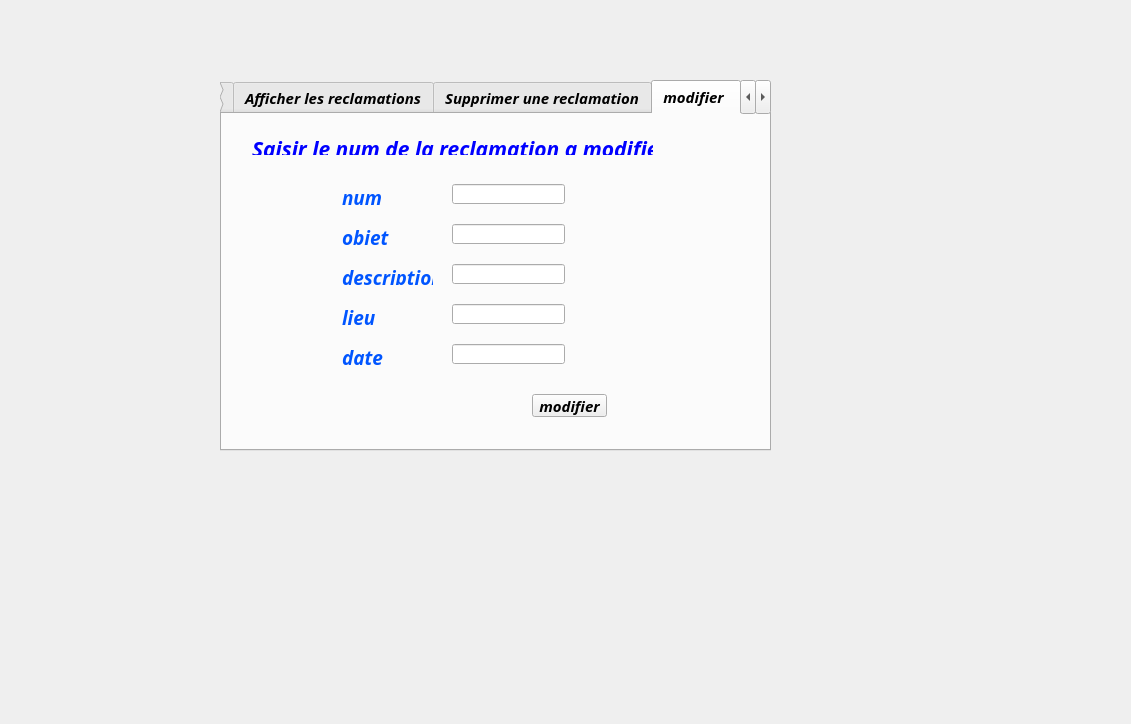
<?xml version="1.0" encoding="UTF-8"?>
<ui version="4.0">
 <class>malek</class>
 <widget class="QDialog" name="malek">
  <property name="geometry">
   <rect>
    <x>0</x>
    <y>0</y>
    <width>1131</width>
    <height>724</height>
   </rect>
  </property>
  <property name="windowTitle">
   <string>Dialog</string>
  </property>
  <widget class="QStackedWidget" name="stackedWidget_2">
   <property name="geometry">
    <rect>
     <x>110</x>
     <y>70</y>
     <width>941</width>
     <height>511</height>
    </rect>
   </property>
   <property name="palette">
    <palette>
     <active>
      <colorrole role="Link">
       <brush brushstyle="SolidPattern">
        <color alpha="255">
         <red>0</red>
         <green>0</green>
         <blue>255</blue>
        </color>
       </brush>
      </colorrole>
     </active>
     <inactive>
      <colorrole role="Link">
       <brush brushstyle="SolidPattern">
        <color alpha="255">
         <red>170</red>
         <green>0</green>
         <blue>0</blue>
        </color>
       </brush>
      </colorrole>
     </inactive>
     <disabled>
      <colorrole role="Link">
       <brush brushstyle="SolidPattern">
        <color alpha="255">
         <red>0</red>
         <green>0</green>
         <blue>255</blue>
        </color>
       </brush>
      </colorrole>
     </disabled>
    </palette>
   </property>
   <property name="font">
    <font>
     <family>Neue Haas Grotesk Text Pro</family>
     <pointsize>11</pointsize>
     <weight>75</weight>
     <italic>true</italic>
     <bold>true</bold>
    </font>
   </property>
   <property name="currentIndex">
    <number>0</number>
   </property>
   <widget class="QWidget" name="stackedWidget_2Page2">
    <widget class="QLabel" name="labell">
     <property name="geometry">
      <rect>
       <x>16</x>
       <y>-38</y>
       <width>981</width>
       <height>591</height>
      </rect>
     </property>
     <property name="text">
      <string/>
     </property>
    </widget>
    <widget class="QTabWidget" name="tabWidget">
     <property name="geometry">
      <rect>
       <x>110</x>
       <y>10</y>
       <width>551</width>
       <height>371</height>
      </rect>
     </property>
     <property name="currentIndex">
      <number>3</number>
     </property>
     <widget class="QWidget" name="tab">
      <attribute name="title">
       <string>Ajouter une reclamation</string>
      </attribute>
      <widget class="QLabel" name="label">
       <property name="geometry">
        <rect>
         <x>40</x>
         <y>110</y>
         <width>61</width>
         <height>31</height>
        </rect>
       </property>
       <property name="text">
        <string>&lt;html&gt;&lt;head/&gt;&lt;body&gt;&lt;p&gt;&lt;span style=&quot; font-size:14pt; color:#0055ff;&quot;&gt;objet&lt;/span&gt;&lt;/p&gt;&lt;p&gt;&lt;span style=&quot; font-size:14pt; color:#0055ff;&quot;&gt;&lt;br/&gt;&lt;/span&gt;&lt;/p&gt;&lt;/body&gt;&lt;/html&gt;</string>
       </property>
      </widget>
      <widget class="QLabel" name="label_2">
       <property name="geometry">
        <rect>
         <x>40</x>
         <y>50</y>
         <width>51</width>
         <height>21</height>
        </rect>
       </property>
       <property name="text">
        <string>&lt;html&gt;&lt;head/&gt;&lt;body&gt;&lt;p&gt;&lt;span style=&quot; font-size:14pt; color:#0055ff;&quot;&gt;NUM&lt;/span&gt;&lt;/p&gt;&lt;p&gt;&lt;span style=&quot; font-size:14pt; color:#0055ff;&quot;&gt;&lt;br/&gt;&lt;/span&gt;&lt;/p&gt;&lt;/body&gt;&lt;/html&gt;</string>
       </property>
      </widget>
      <widget class="QLabel" name="label_3">
       <property name="geometry">
        <rect>
         <x>40</x>
         <y>220</y>
         <width>51</width>
         <height>21</height>
        </rect>
       </property>
       <property name="font">
        <font>
         <family>Verdana Pro Cond Black</family>
         <italic>false</italic>
        </font>
       </property>
       <property name="text">
        <string>&lt;html&gt;&lt;head/&gt;&lt;body&gt;&lt;p&gt;&lt;span style=&quot; font-size:14pt; color:#0055ff;&quot;&gt;date&lt;/span&gt;&lt;/p&gt;&lt;p&gt;&lt;span style=&quot; font-size:14pt; color:#0055ff;&quot;&gt;&lt;br/&gt;&lt;/span&gt;&lt;/p&gt;&lt;/body&gt;&lt;/html&gt;</string>
       </property>
      </widget>
      <widget class="QLineEdit" name="line">
       <property name="geometry">
        <rect>
         <x>140</x>
         <y>50</y>
         <width>113</width>
         <height>20</height>
        </rect>
       </property>
      </widget>
      <widget class="QLineEdit" name="lineEdit_objet">
       <property name="geometry">
        <rect>
         <x>140</x>
         <y>110</y>
         <width>113</width>
         <height>20</height>
        </rect>
       </property>
      </widget>
      <widget class="QPushButton" name="pb_ajouter">
       <property name="geometry">
        <rect>
         <x>280</x>
         <y>300</y>
         <width>75</width>
         <height>23</height>
        </rect>
       </property>
       <property name="text">
        <string>Ajouter</string>
       </property>
      </widget>
      <widget class="QLabel" name="label_13">
       <property name="geometry">
        <rect>
         <x>40</x>
         <y>160</y>
         <width>61</width>
         <height>31</height>
        </rect>
       </property>
       <property name="text">
        <string>&lt;html&gt;&lt;head/&gt;&lt;body&gt;&lt;p&gt;&lt;span style=&quot; font-size:14pt; color:#0055ff;&quot;&gt;lieu&lt;/span&gt;&lt;/p&gt;&lt;/body&gt;&lt;/html&gt;</string>
       </property>
      </widget>
      <widget class="QLineEdit" name="lineEdit_lieu">
       <property name="geometry">
        <rect>
         <x>140</x>
         <y>170</y>
         <width>113</width>
         <height>20</height>
        </rect>
       </property>
      </widget>
      <widget class="QLineEdit" name="lineEdit_date">
       <property name="geometry">
        <rect>
         <x>140</x>
         <y>220</y>
         <width>113</width>
         <height>20</height>
        </rect>
       </property>
      </widget>
      <widget class="QLineEdit" name="lineEdit_description">
       <property name="geometry">
        <rect>
         <x>140</x>
         <y>280</y>
         <width>113</width>
         <height>20</height>
        </rect>
       </property>
      </widget>
      <widget class="QLabel" name="label_24">
       <property name="geometry">
        <rect>
         <x>30</x>
         <y>280</y>
         <width>91</width>
         <height>21</height>
        </rect>
       </property>
       <property name="text">
        <string>&lt;html&gt;&lt;head/&gt;&lt;body&gt;&lt;p&gt;&lt;span style=&quot; font-size:14pt; color:#0055ff;&quot;&gt;description&lt;/span&gt;&lt;/p&gt;&lt;/body&gt;&lt;/html&gt;</string>
       </property>
      </widget>
     </widget>
     <widget class="QWidget" name="tab_2">
      <attribute name="title">
       <string>Afficher les reclamations</string>
      </attribute>
      <widget class="QTableView" name="tabb">
       <property name="geometry">
        <rect>
         <x>40</x>
         <y>30</y>
         <width>581</width>
         <height>281</height>
        </rect>
       </property>
       <property name="cursor" stdset="0">
        <cursorShape>WaitCursor</cursorShape>
       </property>
      </widget>
     </widget>
     <widget class="QWidget" name="tab_3">
      <attribute name="title">
       <string>Supprimer une reclamation</string>
      </attribute>
      <widget class="QLineEdit" name="lineEdit_id_2">
       <property name="geometry">
        <rect>
         <x>140</x>
         <y>60</y>
         <width>113</width>
         <height>20</height>
        </rect>
       </property>
      </widget>
      <widget class="QLabel" name="label_4">
       <property name="geometry">
        <rect>
         <x>40</x>
         <y>50</y>
         <width>71</width>
         <height>41</height>
        </rect>
       </property>
       <property name="text">
        <string>&lt;html&gt;&lt;head/&gt;&lt;body&gt;&lt;p&gt;&lt;span style=&quot; font-size:16pt; color:#0055ff;&quot;&gt;num&lt;/span&gt;&lt;/p&gt;&lt;/body&gt;&lt;/html&gt;</string>
       </property>
      </widget>
      <widget class="QPushButton" name="pb_supprimer">
       <property name="geometry">
        <rect>
         <x>240</x>
         <y>140</y>
         <width>75</width>
         <height>23</height>
        </rect>
       </property>
       <property name="text">
        <string>Supprimer</string>
       </property>
      </widget>
     </widget>
     <widget class="QWidget" name="tab_6">
      <attribute name="title">
       <string>modifier </string>
      </attribute>
      <widget class="QLabel" name="label_14">
       <property name="geometry">
        <rect>
         <x>120</x>
         <y>70</y>
         <width>51</width>
         <height>21</height>
        </rect>
       </property>
       <property name="text">
        <string>&lt;html&gt;&lt;head/&gt;&lt;body&gt;&lt;p&gt;&lt;span style=&quot; font-size:14pt; color:#0055ff;&quot;&gt;num&lt;/span&gt;&lt;/p&gt;&lt;/body&gt;&lt;/html&gt;</string>
       </property>
      </widget>
      <widget class="QLabel" name="label_15">
       <property name="geometry">
        <rect>
         <x>120</x>
         <y>110</y>
         <width>61</width>
         <height>21</height>
        </rect>
       </property>
       <property name="text">
        <string>&lt;html&gt;&lt;head/&gt;&lt;body&gt;&lt;p&gt;&lt;span style=&quot; font-size:14pt; color:#0055ff;&quot;&gt;objet&lt;/span&gt;&lt;/p&gt;&lt;/body&gt;&lt;/html&gt;</string>
       </property>
      </widget>
      <widget class="QLabel" name="label_16">
       <property name="geometry">
        <rect>
         <x>120</x>
         <y>150</y>
         <width>91</width>
         <height>21</height>
        </rect>
       </property>
       <property name="text">
        <string>&lt;html&gt;&lt;head/&gt;&lt;body&gt;&lt;p&gt;&lt;span style=&quot; font-size:14pt; color:#0055ff;&quot;&gt;description&lt;/span&gt;&lt;/p&gt;&lt;/body&gt;&lt;/html&gt;</string>
       </property>
      </widget>
      <widget class="QLabel" name="label_17">
       <property name="geometry">
        <rect>
         <x>120</x>
         <y>190</y>
         <width>61</width>
         <height>21</height>
        </rect>
       </property>
       <property name="text">
        <string>&lt;html&gt;&lt;head/&gt;&lt;body&gt;&lt;p&gt;&lt;span style=&quot; font-size:14pt; color:#0055ff;&quot;&gt;lieu&lt;/span&gt;&lt;/p&gt;&lt;/body&gt;&lt;/html&gt;</string>
       </property>
      </widget>
      <widget class="QLineEdit" name="lineEdit_9">
       <property name="geometry">
        <rect>
         <x>230</x>
         <y>70</y>
         <width>113</width>
         <height>20</height>
        </rect>
       </property>
      </widget>
      <widget class="QLineEdit" name="lineEdit_10">
       <property name="geometry">
        <rect>
         <x>230</x>
         <y>110</y>
         <width>113</width>
         <height>20</height>
        </rect>
       </property>
      </widget>
      <widget class="QLineEdit" name="lineEdit_11">
       <property name="geometry">
        <rect>
         <x>230</x>
         <y>150</y>
         <width>113</width>
         <height>20</height>
        </rect>
       </property>
      </widget>
      <widget class="QPushButton" name="pushButton_9">
       <property name="geometry">
        <rect>
         <x>310</x>
         <y>280</y>
         <width>75</width>
         <height>23</height>
        </rect>
       </property>
       <property name="text">
        <string>modifier</string>
       </property>
      </widget>
      <widget class="QLabel" name="label_18">
       <property name="geometry">
        <rect>
         <x>30</x>
         <y>20</y>
         <width>401</width>
         <height>21</height>
        </rect>
       </property>
       <property name="text">
        <string>&lt;html&gt;&lt;head/&gt;&lt;body&gt;&lt;p&gt;&lt;span style=&quot; font-size:16pt; color:#0000ff;&quot;&gt;Saisir le num de la reclamation a modifier&lt;/span&gt;&lt;/p&gt;&lt;/body&gt;&lt;/html&gt;</string>
       </property>
      </widget>
      <widget class="QLineEdit" name="lineEdit_14">
       <property name="geometry">
        <rect>
         <x>230</x>
         <y>190</y>
         <width>113</width>
         <height>20</height>
        </rect>
       </property>
      </widget>
      <widget class="QLabel" name="label_25">
       <property name="geometry">
        <rect>
         <x>120</x>
         <y>230</y>
         <width>61</width>
         <height>21</height>
        </rect>
       </property>
       <property name="text">
        <string>&lt;html&gt;&lt;head/&gt;&lt;body&gt;&lt;p&gt;&lt;span style=&quot; font-size:14pt; color:#0055ff;&quot;&gt;date&lt;/span&gt;&lt;/p&gt;&lt;/body&gt;&lt;/html&gt;</string>
       </property>
      </widget>
      <widget class="QLineEdit" name="lineEdit_15">
       <property name="geometry">
        <rect>
         <x>230</x>
         <y>230</y>
         <width>113</width>
         <height>20</height>
        </rect>
       </property>
      </widget>
     </widget>
     <widget class="QWidget" name="tab_10">
      <attribute name="title">
       <string>trier</string>
      </attribute>
      <widget class="QTableView" name="tab_12">
       <property name="geometry">
        <rect>
         <x>105</x>
         <y>101</y>
         <width>451</width>
         <height>201</height>
        </rect>
       </property>
      </widget>
      <widget class="QLabel" name="label_12">
       <property name="geometry">
        <rect>
         <x>20</x>
         <y>20</y>
         <width>311</width>
         <height>41</height>
        </rect>
       </property>
       <property name="text">
        <string>&lt;html&gt;&lt;head/&gt;&lt;body&gt;&lt;p&gt;&lt;span style=&quot; font-size:16pt; color:#0000ff;&quot;&gt;Trier le tableau des reclamations par numero&lt;/span&gt;&lt;/p&gt;&lt;/body&gt;&lt;/html&gt;</string>
       </property>
      </widget>
      <widget class="QPushButton" name="trierfournisseur">
       <property name="geometry">
        <rect>
         <x>470</x>
         <y>70</y>
         <width>75</width>
         <height>23</height>
        </rect>
       </property>
       <property name="text">
        <string>trier</string>
       </property>
      </widget>
     </widget>
    </widget>
   </widget>
   <widget class="QWidget" name="page">
    <widget class="QTabWidget" name="tabWidget_2">
     <property name="geometry">
      <rect>
       <x>70</x>
       <y>0</y>
       <width>741</width>
       <height>481</height>
      </rect>
     </property>
     <property name="currentIndex">
      <number>1</number>
     </property>
     <widget class="QWidget" name="tab_4">
      <attribute name="title">
       <string>AJOUTER</string>
      </attribute>
      <widget class="QLabel" name="label_5">
       <property name="geometry">
        <rect>
         <x>100</x>
         <y>50</y>
         <width>151</width>
         <height>41</height>
        </rect>
       </property>
       <property name="text">
        <string>Reference</string>
       </property>
      </widget>
      <widget class="QLabel" name="label_6">
       <property name="geometry">
        <rect>
         <x>100</x>
         <y>110</y>
         <width>68</width>
         <height>19</height>
        </rect>
       </property>
       <property name="text">
        <string>Etat</string>
       </property>
      </widget>
      <widget class="QLabel" name="label_8">
       <property name="geometry">
        <rect>
         <x>100</x>
         <y>160</y>
         <width>68</width>
         <height>19</height>
        </rect>
       </property>
       <property name="text">
        <string>DATE </string>
       </property>
      </widget>
      <widget class="QLineEdit" name="lineEdit">
       <property name="geometry">
        <rect>
         <x>320</x>
         <y>60</y>
         <width>113</width>
         <height>25</height>
        </rect>
       </property>
      </widget>
      <widget class="QLineEdit" name="lineEdit_2">
       <property name="geometry">
        <rect>
         <x>320</x>
         <y>110</y>
         <width>113</width>
         <height>25</height>
        </rect>
       </property>
      </widget>
      <widget class="QLineEdit" name="lineEdit_3">
       <property name="geometry">
        <rect>
         <x>320</x>
         <y>160</y>
         <width>113</width>
         <height>25</height>
        </rect>
       </property>
      </widget>
      <widget class="QPushButton" name="pushButton_3">
       <property name="geometry">
        <rect>
         <x>510</x>
         <y>270</y>
         <width>88</width>
         <height>27</height>
        </rect>
       </property>
       <property name="styleSheet">
        <string notr="true">background-color:rgb(255,170,127);</string>
       </property>
       <property name="text">
        <string>AJOUTER</string>
       </property>
      </widget>
     </widget>
     <widget class="QWidget" name="tab_5">
      <attribute name="title">
       <string>AFFICHER</string>
      </attribute>
      <widget class="QTableView" name="tableview">
       <property name="geometry">
        <rect>
         <x>70</x>
         <y>50</y>
         <width>351</width>
         <height>241</height>
        </rect>
       </property>
      </widget>
     </widget>
     <widget class="QWidget" name="tab_7">
      <attribute name="title">
       <string>SUPPRIMER</string>
      </attribute>
      <widget class="QLineEdit" name="lineEdit_5">
       <property name="geometry">
        <rect>
         <x>320</x>
         <y>130</y>
         <width>113</width>
         <height>25</height>
        </rect>
       </property>
      </widget>
      <widget class="QLabel" name="label_9">
       <property name="geometry">
        <rect>
         <x>90</x>
         <y>130</y>
         <width>161</width>
         <height>21</height>
        </rect>
       </property>
       <property name="text">
        <string>Reference</string>
       </property>
      </widget>
      <widget class="QPushButton" name="pushButton_4">
       <property name="geometry">
        <rect>
         <x>580</x>
         <y>280</y>
         <width>101</width>
         <height>31</height>
        </rect>
       </property>
       <property name="text">
        <string>SUPPRIMER</string>
       </property>
      </widget>
     </widget>
     <widget class="QWidget" name="tab_8">
      <attribute name="title">
       <string>MODIFIER</string>
      </attribute>
      <widget class="QLabel" name="label_11">
       <property name="geometry">
        <rect>
         <x>100</x>
         <y>30</y>
         <width>151</width>
         <height>51</height>
        </rect>
       </property>
       <property name="text">
        <string>Reference</string>
       </property>
      </widget>
      <widget class="QLineEdit" name="lineEdit_7">
       <property name="geometry">
        <rect>
         <x>220</x>
         <y>40</y>
         <width>113</width>
         <height>25</height>
        </rect>
       </property>
      </widget>
      <widget class="QPushButton" name="pushButton_6">
       <property name="geometry">
        <rect>
         <x>380</x>
         <y>330</y>
         <width>88</width>
         <height>27</height>
        </rect>
       </property>
       <property name="text">
        <string>MODIFIER</string>
       </property>
      </widget>
      <widget class="QLabel" name="label_19">
       <property name="geometry">
        <rect>
         <x>100</x>
         <y>110</y>
         <width>47</width>
         <height>16</height>
        </rect>
       </property>
       <property name="text">
        <string>Etat</string>
       </property>
      </widget>
      <widget class="QLabel" name="label_21">
       <property name="geometry">
        <rect>
         <x>100</x>
         <y>170</y>
         <width>47</width>
         <height>13</height>
        </rect>
       </property>
       <property name="text">
        <string>Date</string>
       </property>
      </widget>
      <widget class="QLineEdit" name="lineEdit_8">
       <property name="geometry">
        <rect>
         <x>220</x>
         <y>110</y>
         <width>113</width>
         <height>20</height>
        </rect>
       </property>
      </widget>
      <widget class="QLineEdit" name="lineEdit_12">
       <property name="geometry">
        <rect>
         <x>220</x>
         <y>170</y>
         <width>113</width>
         <height>20</height>
        </rect>
       </property>
      </widget>
     </widget>
    </widget>
    <widget class="QLabel" name="label_22">
     <property name="geometry">
      <rect>
       <x>0</x>
       <y>20</y>
       <width>971</width>
       <height>481</height>
      </rect>
     </property>
     <property name="text">
      <string/>
     </property>
    </widget>
    <zorder>label_22</zorder>
    <zorder>tabWidget_2</zorder>
   </widget>
   <widget class="QWidget" name="stackedWidget_2Page1">
    <widget class="QWidget" name="verticalLayoutWidget">
     <property name="geometry">
      <rect>
       <x>300</x>
       <y>70</y>
       <width>501</width>
       <height>461</height>
      </rect>
     </property>
     <layout class="QVBoxLayout" name="verticalLayout">
      <item>
       <widget class="QPushButton" name="pushButton_2">
        <property name="text">
         <string>gestion des reclamations</string>
        </property>
       </widget>
      </item>
      <item>
       <widget class="QPushButton" name="pushButton">
        <property name="text">
         <string>gestion des fiches techniques</string>
        </property>
       </widget>
      </item>
     </layout>
    </widget>
    <widget class="QLabel" name="pic">
     <property name="geometry">
      <rect>
       <x>6</x>
       <y>42</y>
       <width>951</width>
       <height>531</height>
      </rect>
     </property>
     <property name="text">
      <string/>
     </property>
    </widget>
    <zorder>pic</zorder>
    <zorder>verticalLayoutWidget</zorder>
   </widget>
  </widget>
 </widget>
 <resources/>
 <connections/>
</ui>
